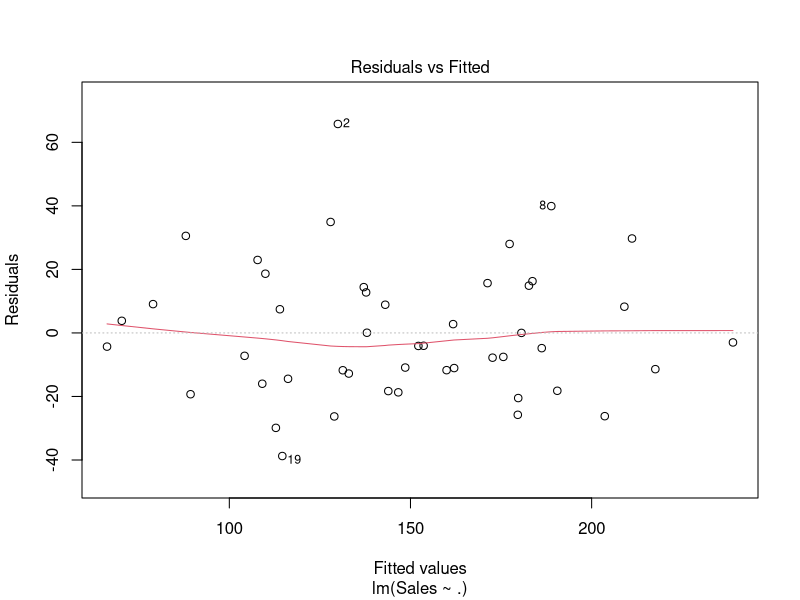
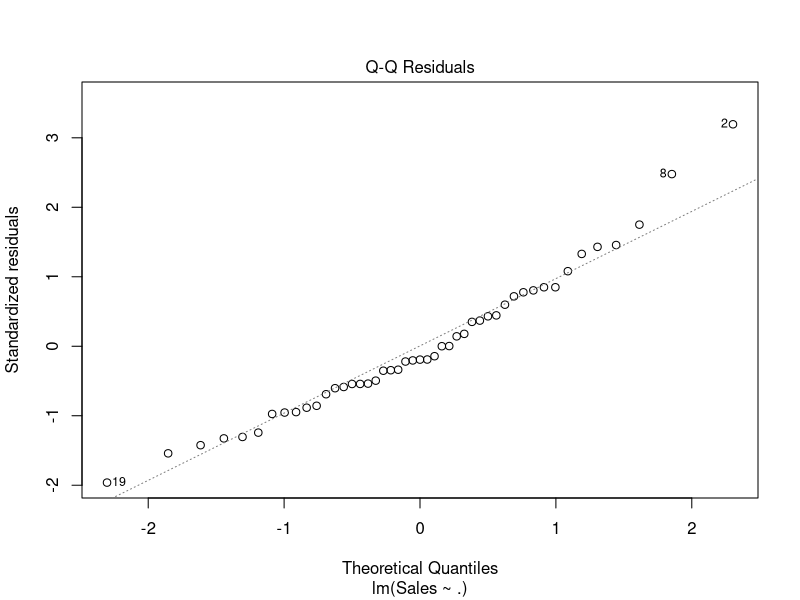
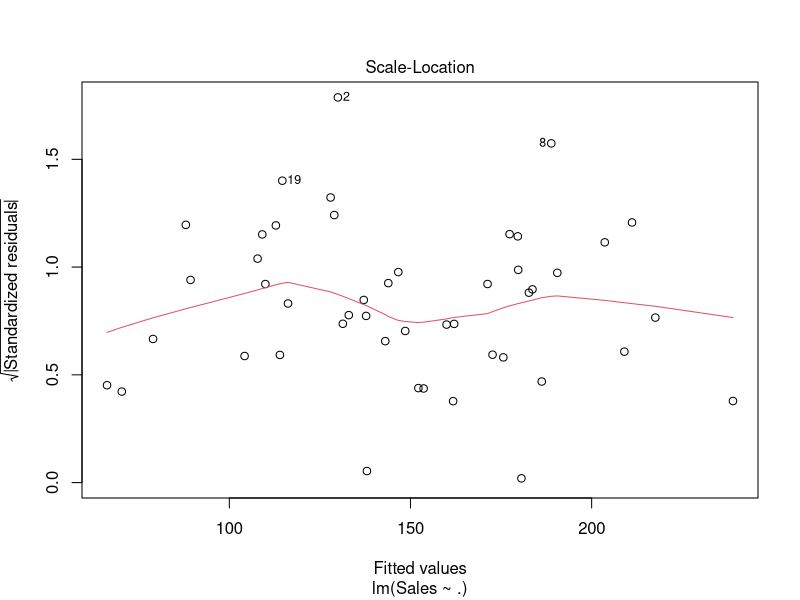
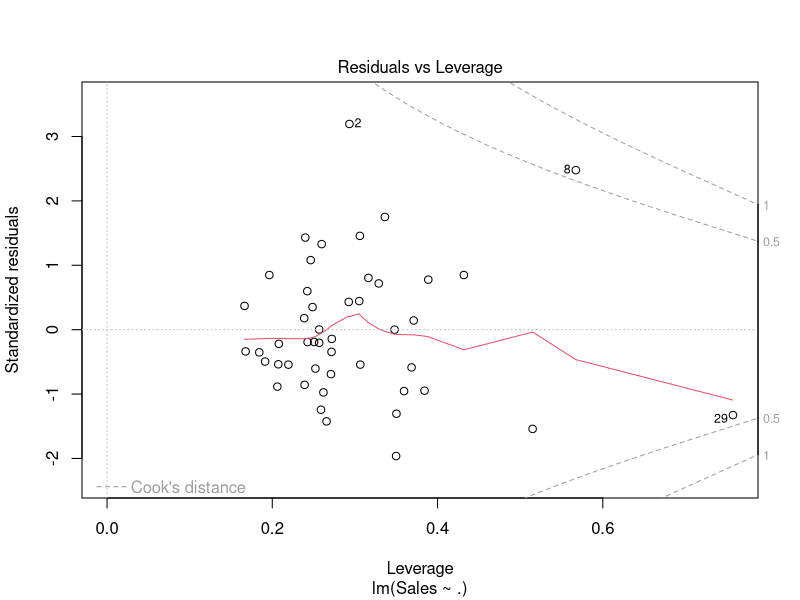

Write the R code that produced these figures, in order. (Note: this script raises an error after producing the figures.)
df <- read.table('piadeina.txt')

fit <- lm(Sales ~ . , data = df)
summary(fit)
plot(fit)
vif(fit)
# vif più bassi di quanto pensassi
shapiro.test(fit$residuals)
# son pure quasi normali

# b
attach(df)
x <- model.matrix(Sales ~ ., data = df)[,-1]
y <- Sales
library(glmnet)
fit.lasso <- glmnet(x,y, alpha = 1, lambda = 5)
fit.lasso$beta

# c

lambda.grid <- seq(0,100,length=10000)
cv.lasso <- cv.glmnet(x,y, alpha = 1, nfolds = 47, lambda = lambda.grid)

bestlam.lasso <- cv.lasso$lambda.min
bestlam.lasso

plot(cv.lasso)
abline(v=log(bestlam.lasso), lty=1)

## Lasso instabile e stupida
# devo fare loocv perché se no, trovandosi su un plateau di merda
# va a selezionare a caso le lambda

fit.lasso <- glmnet(x,y, lambda = bestlam.lasso)
fit.lasso$beta

var <- ifelse(Day.of.Week=="Tue",1,0)
fit <- lm(Sales ~ var + Wraps.Sold + Piadina.Sold + Total.Soda.and.Coffee.Sold, data = df)
summary(fit)
